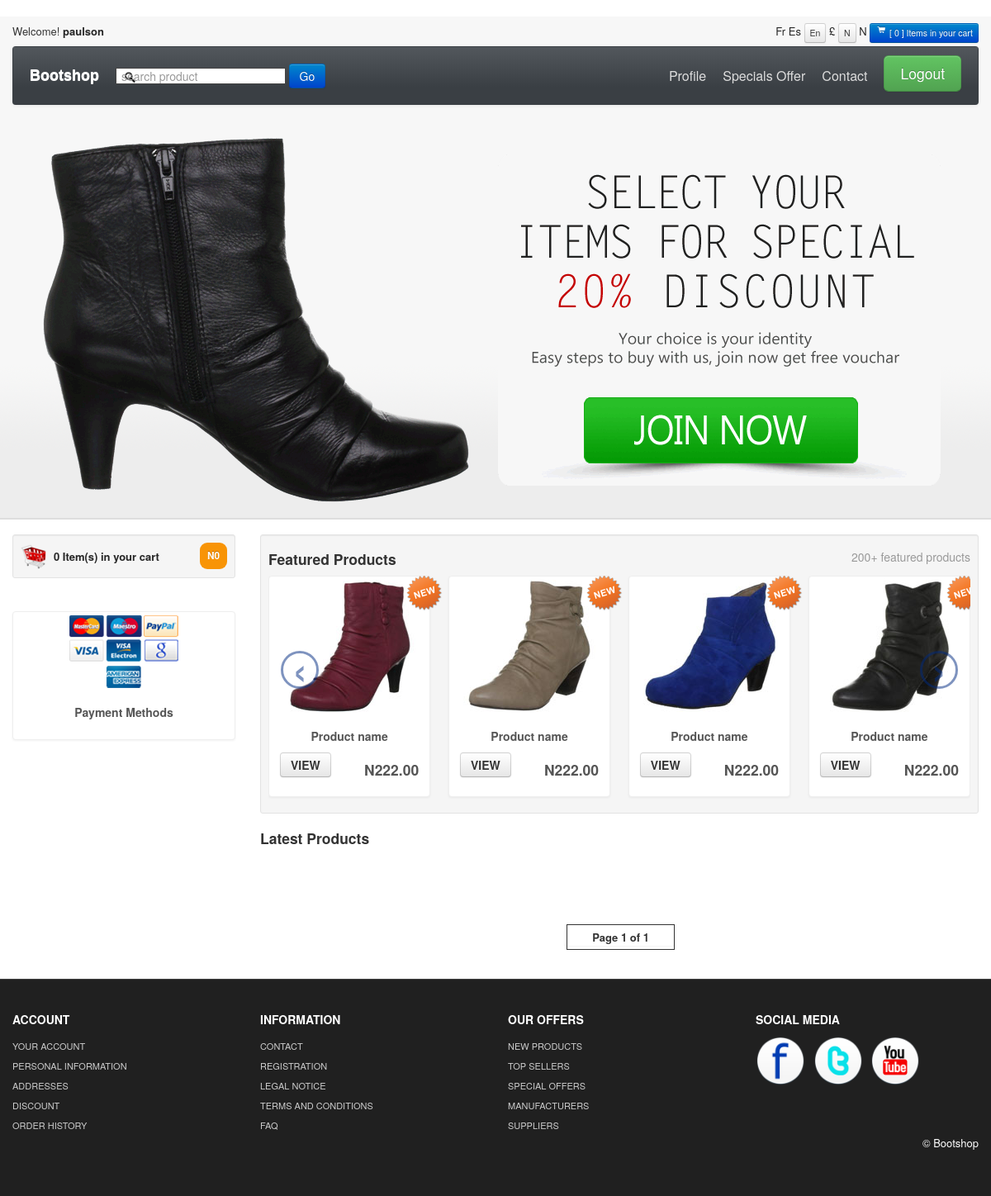
The app's page / (signed in) with its own data.
### Store/models.py (models this page shows, shortened)
class MyUser(AbstractBaseUser):
    first_name = models.CharField(verbose_name="first name", max_length=60)
    last_name = models.CharField(verbose_name="last name", max_length=60)
    username = models.CharField(verbose_name="username", max_length=30, unique=True, null=True, blank=True)
    email = models.EmailField(verbose_name="email address", max_length=60, unique=True)
    date_joined = models.DateTimeField(verbose_name="date joined", auto_now_add=True)
    last_login = models.DateTimeField(verbose_name="last login", auto_now=True)
    is_staff = models.BooleanField(default=False)
    is_superuser = models.BooleanField(default=False)
    is_active = models.BooleanField(default=True)
    @property
    def name(self):
        return f'{self.first_name} {self.last_name}'
    USERNAME_FIELD = "email"
    REQUIRED_FIELDS = ['first_name', 'last_name']
    objects = MyUserManager()
    def __str__(self):
        return self.name
    '''
    Make sure to set this custom model as our user model in settings.py
    AUTH_USER_MODEL = "App.CustomUserModel"
    Make sure to delete previous migration files incase of errors
    Then make migrations
    '''

class CompanyInfo(models.Model):
    logo = models.ImageField(upload_to="Images/Company", blank=True, null=True)
    name = models.CharField(max_length=150, blank=False, null=False)
    address = models.CharField(max_length=150, blank=True, null=True)
    country = models.CharField(max_length=60, blank=True, null=True)
    email1 = models.EmailField(blank=False, null=False)
    email2 = models.EmailField(blank=True, null=True)
    phone1 = models.CharField(max_length=25, blank=False, null=False)
    phone2 = models.CharField(max_length=25, blank=True, null=True)
    website = models.CharField(max_length=100, blank=True, null=True)
    facebook_link = models.URLField(max_length=2000, blank=True, null=True)
    twitter_link = models.URLField(max_length=2000, blank=True, null=True)
    instagram_link = models.URLField(max_length=2000, blank=True, null=True)
    youtube_link = models.URLField(max_length=200, blank=True, null=True)
    currency = models.CharField(max_length=60, null=False, blank=False,  help_text="e.g dollar")
    currency_shortcode = models.CharField(max_length=3, null=False, blank=False, help_text="e.g usd")
    currency_symbol = models.CharField(max_length=1, null=False, blank=False,  help_text="e.g $")
    public_key = models.CharField(max_length=160, blank=True, null=True)
    secret_key = models.CharField(max_length=160, blank=True, null=True)
    google_analytics = models.TextField(max_length=3000, blank=True, null=True)

### Store/views.py (the view)
# urls.py: path('', views.index, name='index'),
def index(request):
    p = Paginator(Product.objects.all(), 3)
    page = request.GET.get('page')
    products = p.get_page(page)
    cookie_code = generateUniqueId()
    try:
        customer = request.user.customer
    except:
        try:
            device = request.COOKIES['device']
        except:
            device = cookie_code
        customer, created = Customer.objects.get_or_create(device=device)
    order, created = Order.objects.get_or_create(customer=customer, complete=False)
    items =  order.orderitem_set.all()
    item_total = order.item_total
    total = order.total
    if request.method == 'POST':
        search = request.POST['search']
        return redirect('/products/'+search)
    context = {
        'company': company,
        'products': products,
        'item_total': item_total,
        'total': total,
        'categories' : categories,
        'hot_products':hot_products
    }
    response = render(request, 'index.html', context)
    response.set_cookie('device', cookie_code)
    return response

### Store/models.py (called while the page is built)
    @property
    def price_total(self):
        orderitems = self.orderitem_set.all()
        total = sum([item.item_price_total for item in orderitems])
        return  total

    @property
    def discount_total(self):
        orderitems = self.orderitem_set.all()
        total = sum([item.product.discount for item in orderitems])
        return total

    @property
    def tax_total(self):
        orderitems = self.orderitem_set.all()
        total = sum([item.product.tax for item in orderitems])
        return total

    @property
    def shipping_fee_total(self):
        orderitems = self.orderitem_set.all()
        total = sum([item.product.shipping_fee for item in orderitems])
        return total

    @property
    def item_total(self):
        orderitems = self.orderitem_set.all()
        total = sum([item.quantity for item in orderitems])
        if self.delivered == True:
            for i in orderitems:
                i.quantity = 0
                total = i.quantity
        return  total

    @property
    def total(self):
        total = (self.price_total + self.shipping_fee_total + self.tax_total) - self.discount_total
        return total

### Store/utils.py (called while the page is built)
def generateUniqueId():
    return str(datetime.now().timestamp()).replace('.', '-')

### Templates/index.html (shortened to what this page needs)
﻿{% extends 'base.html' %}
{% load static %}
{% block carousel %}
<div id="carouselBlk">
	<div id="myCarousel" class="carousel slide">
		<div class="carousel-inner">
		  <div class="item active">
		  <div class="container">
			<a href="{% url 'Store:login' %}"><img style="width:100%" src="{% static 'themes/images/carousel/1.png' %}" alt="special offers"/></a>
		  </div>
		  </div>
		</div>
	  </div>
</div>
{% endblock %}
{% block sidebar %}
{% include 'sidebar.html' %}
{% endblock  %}
{% block body %}
		<div class="span9">
			<div class="well well-small">
			<h4>Featured Products <small class="pull-right">200+ featured products</small></h4>
			<div class="row-fluid">
			<div id="featured" class="carousel slide">
			<div class="carousel-inner">
			  <div class="item active">
			  <ul class="thumbnails">
				<li class="span3">
				  <div class="thumbnail">
				  <i class="tag"></i>
					<a href="product_details.html"><img src="{% static 'themes/images/products/b1.jpg' %}" alt=""></a>
					<div class="caption">
					  <h5>Product name</h5>
					  <h4><a class="btn" href="product_details.html">VIEW</a> <span class="pull-right">{{company.currency_symbol}}222.00</span></h4>
					</div>
				  </div>
				</li>
				<li class="span3">
				  <div class="thumbnail">
				  <i class="tag"></i>
					<a href="product_details.html"><img src="{% static 'themes/images/products/b2.jpg' %}" alt=""></a>
					<div class="caption">
					  <h5>Product name</h5>
					  <h4><a class="btn" href="product_details.html">VIEW</a> <span class="pull-right">{{company.currency_symbol}}222.00</span></h4>
					</div>
				  </div>
				</li>
				<li class="span3">
				  <div class="thumbnail">
				  <i class="tag"></i>
					<a href="product_details.html"><img src="{% static 'themes/images/products/b3.jpg' %}" alt=""></a>
					<div class="caption">
					  <h5>Product name</h5>
					   <h4><a class="btn" href="product_details.html">VIEW</a> <span class="pull-right">{{company.currency_symbol}}222.00</span></h4>
					</div>
				  </div>
				</li>
				<li class="span3">
				  <div class="thumbnail">
				  <i class="tag"></i>
					<a href="product_details.html"><img src="{% static 'themes/images/products/b4.jpg' %}" alt=""></a>
					<div class="caption">
					  <h5>Product name</h5>
					   <h4><a class="btn" href="product_details.html">VIEW</a> <span class="pull-right">{{company.currency_symbol}}222.00</span></h4>
					</div>
				  </div>
				</li>
			  </ul>
			  </div>
			  </div>
			  <a class="left carousel-control" href="#featured" data-slide="prev">‹</a>
			  <a class="right carousel-control" href="#featured" data-slide="next">›</a>
			  </div>
			  </div>
		</div>
		<h4>Latest Products </h4>
			  <br>
			  <br>
			  <br>
			  <div class="pagination" style="display:flex; justify-content:center; align-items:center">
			  <ul>
			   <span style="margin-left: 3px; padding: 5px 30px; font-weight: bold; border:solid #333 .5px">Page {{ products.number }} of {{ products.paginator.num_pages }}</span>
			  </ul>
			  </div>
		</div>
		</div>
	</div>
</div>
{% endblock %}

### Templates/base.html (shortened to what this page needs)
{% load static %}
<!DOCTYPE html>
<html lang="en">
  <head>
    <link id="callCss" rel="stylesheet" href="{% static 'themes/bootshop/bootstrap.min.css' %}" media="screen"/>
    <link href="{% static 'themes/css/base.css' %}" rel="stylesheet" media="screen"/>
	<link href="{% static 'themes/css/bootstrap-responsive.min.css' %}" rel="stylesheet"/>
	<link href="{% static 'themes/css/font-awesome.css' %}" rel="stylesheet" type="text/css">
	<link href="{% static 'themes/js/google-code-prettify/prettify.css' %}" rel="stylesheet"/>
  </head>
<body>
<div id="header">
<div class="container">
<div id="welcomeLine" class="row">
    {% if user.is_authenticated %}
	<div class="span6">Welcome! <strong><a href="{% url 'Store:profile' request.user.id %}">{{ user.first_name }}<a/></strong></div>
    {% else %}
    <div class="span6">Welcome! <strong>user</strong></div>
    {% endif %}
	<div class="span6">
	<div class="pull-right">
		<span class="">Fr</span>
		<span class="">Es</span>
		<span class="btn btn-mini">En</span>
		<span>&pound;</span>
		<span class="btn btn-mini">{{company.currency_symbol}}{{ order.total }}</span>
		<span class="">{{company.currency_symbol}}</span>
		<a href="{% url 'Store:cart' %}"><span class="btn btn-mini btn-primary"><i class="icon-shopping-cart icon-white"></i> [ {{ item_total }} ] Items in your cart </span> </a>
	</div>
	</div>
</div>
<div id="logoArea" class="navbar">
  <div class="navbar-inner">
	{% if company.logo %}
    <a class="brand" href="{% url 'Store:index' %}"><img src="{{company.logo.url}}" alt="Logo"/></a>
	{% elif company.name %}
	<a class="brand" href="{% url 'Store:index' %}" id="logo-name">{{company.name}}</a>
	{% else %}
	<a class="brand" href="{% url 'Store:index' %}"><img src="{% static 'themes/images/logo.png' %}" alt="Logo"/></a>
	{% endif %}
		<form class="form-inline navbar-search" method="POST" action="#">
		<input id="srchFld" class="srchTxt" name="search" type="text" placeholder="search product" />
		  <button type="submit" id="submitButton" class="btn btn-primary">Go</button>
    	</form>
    <ul id="topMenu" class="nav pull-right">
	{% if user.is_authenticated %}
	 <li class=""><a href="{% url 'Store:profile' request.user.id %}">Profile</a></li>
	 <li class=""><a href="special_offer.html">Specials Offer</a></li>
	 {% endif %}
	 <li class=""><a href="{% url 'Store:contact' %}">Contact</a></li>
	 <li class="">
	 {% if user.is_authenticated %}
	 <a href="{% url 'Store:logout' %}" role="button" data-toggle="modal" style="padding-right:0"><span class="btn btn-large btn-success">Logout</span></a>
	 {% else %}
	 <a href="{% url 'Store:login' %}" role="button" data-toggle="modal" style="padding-right:0"><span class="btn btn-large btn-success">Login</span></a>
	 {% endif %}
	</li>
    </ul>
  </div>
</div>
</div>
</div>
{% block carousel %}
{% endblock %}
<div id="mainBody">
	<div class="container">
	<div class="row">
{% block sidebar %}
{% endblock  %}
{% block body %}
{% endblock %}
	<div  id="footerSection">
	<div class="container">
		<div class="row">
			<div class="span3">
				<h5>ACCOUNT</h5>
				<a href="login.html">YOUR ACCOUNT</a>
				<a href="login.html">PERSONAL INFORMATION</a>
				<a href="login.html">ADDRESSES</a>
				<a href="login.html">DISCOUNT</a>
				<a href="login.html">ORDER HISTORY</a>
			 </div>
			<div class="span3">
				<h5>INFORMATION</h5>
				<a href="{% url 'Store:contact' %}">CONTACT</a>
				<a href="register.html">REGISTRATION</a>
				<a href="legal_notice.html">LEGAL NOTICE</a>
				<a href="tac.html">TERMS AND CONDITIONS</a>
				<a href="faq.html">FAQ</a>
			 </div>
			<div class="span3">
				<h5>OUR OFFERS</h5>
				<a href="#">NEW PRODUCTS</a>
				<a href="#">TOP SELLERS</a>
				<a href="special_offer.html">SPECIAL OFFERS</a>
				<a href="#">MANUFACTURERS</a>
				<a href="#">SUPPLIERS</a>
			 </div>
			<div id="socialMedia" class="span3 pull-right">
				<h5>SOCIAL MEDIA </h5>
				{% if company.facebook_link %}
				<a href="{{company.facebook_link}}"><img width="60" height="60" src="{% static 'themes/images/facebook.png' %}" title="facebook" alt="facebook link"/></a>
				{% endif %}
				{% if company.twitter_link %}
				<a href="{{company.twitter_link}}"><img width="60" height="60" src="{% static 'themes/images/twitter.png' %}" title="twitter" alt="twitter link"/></a>
				{% endif %}
				{% if company.youtube_link %}
				<a href="company.youtube_link"><img width="60" height="60" src="{% static 'themes/images/youtube.png' %}" title="youtube" alt="youtube link"/></a>
				{% endif %}
			 </div>
		 </div>
		<p class="pull-right">&copy; Bootshop</p>
	</div>
	</div>
</body>
</html>

### Templates/sidebar.html (shortened to what this page needs)
{% load static %}
<div id="sidebar" class="span3">
	<div class="well well-small"><a id="myCart" href="product_summary.html"><img src="{% static 'themes/images/ico-cart.png' %}" alt="cart">{{item_total}} Item(s) in your cart  <span class="badge badge-warning pull-right">{{company.currency_symbol}}{{total}}</span></a></div>
	<br/>
		<div class="thumbnail">
			<img src="{% static 'themes/images/payment_methods.png' %}" title="Bootshop Payment Methods" alt="Payments Methods">
			<div class="caption">
				<h5>Payment Methods</h5>
			</div>
			</div>
</div>

### Static/themes/css/base.css (style rules this page uses)
#mainBody { border-top:2px solid #dedede; padding-top: 18px; }
#carouselBlk,#header { background: url(../images/headerRepeat.png) repeat-x 0 0 #f7f7f7; }
#srchFld { background: url(../images/search.png) no-repeat 4px center #fff; }
.tag { background:url(../images/new.png) no-repeat 0 0; position: absolute; display:block; top: -4px;right: -18px; height:48px; width:48px; }
#logoArea, #logoArea a { line-height:49px; }
#logoArea .btn, #logoArea .btn-group { margin-top: 0; }
#welcomeLine { padding: 8px 0 4px }
#myCart img { float:left; margin-right:8px; }
#myCart .badge { padding: 9px; }
#myCart { font-size: 13px;font-weight: bold; line-height: 33px; }
.thumbnail img { max-height: 200px }
.thumbnail>a { display:block; text-align:center }
.thumbnail a img { max-height: 200px }
.thumbnail h5,.thumbnail p { text-align:center }
#myCarousel { text-align:center; margin-bottom:0 }
#footerSection { background: #202020;color: white;padding: 28px 0 44px;margin-top: 20px;border-top: 1px solid #444; }
#footerSection a { color:#ccc; font-size:11px; padding:0; line-height:24px; display:block; }
#footerSection #socialMedia a { min-width:25px; display:inline; margin-right:6px; text-align:center; line-height:1.5em; }
#socialMedia img { max-width:60px; }
.navbar-search .srchTxt { border-radius: 0;border: 1px solid #444; }
[class^="icon-"], [class*=" icon-"] { background-image: none; }
.navbar .nav > li > a { padding:10px;color: #DDD;text-shadow: none;font-size: 16px; }
#logoArea, #logoArea a { outline:none; }
.navbar .nav.pull-right, #sideManu { overflow:hidden; }
.navbar-search { margin-top: 8px; }

### Templates/base.html (style rules this page uses)
#logo-name { color: #fff; font-size: large; font-weight: bold; font-family: 'Lucida Sans', 'Lucida Sans Regular', 'Lucida Grande', 'Lucida Sans Unicode', Geneva, Verdana, sans-serif; }

### records on screen
MyUser: first_name "paulson"
CompanyInfo: currency_symbol "N", name "Bootshop"

### other values on screen
{{ item_total }} "0"
{{ total }} "0"
{{ products.number }} "1"
{{ products.paginator.num_pages }} "1"
